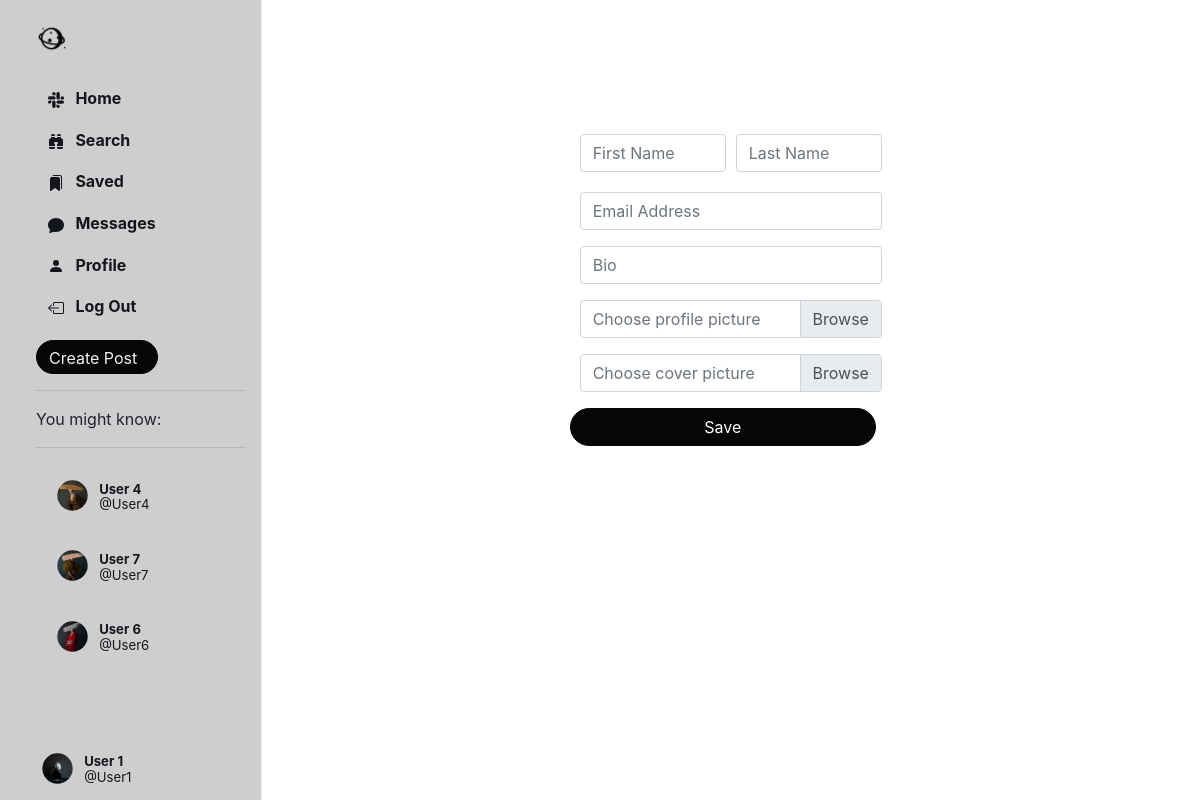
The app's page /edit_profile/ (signed in), older data.
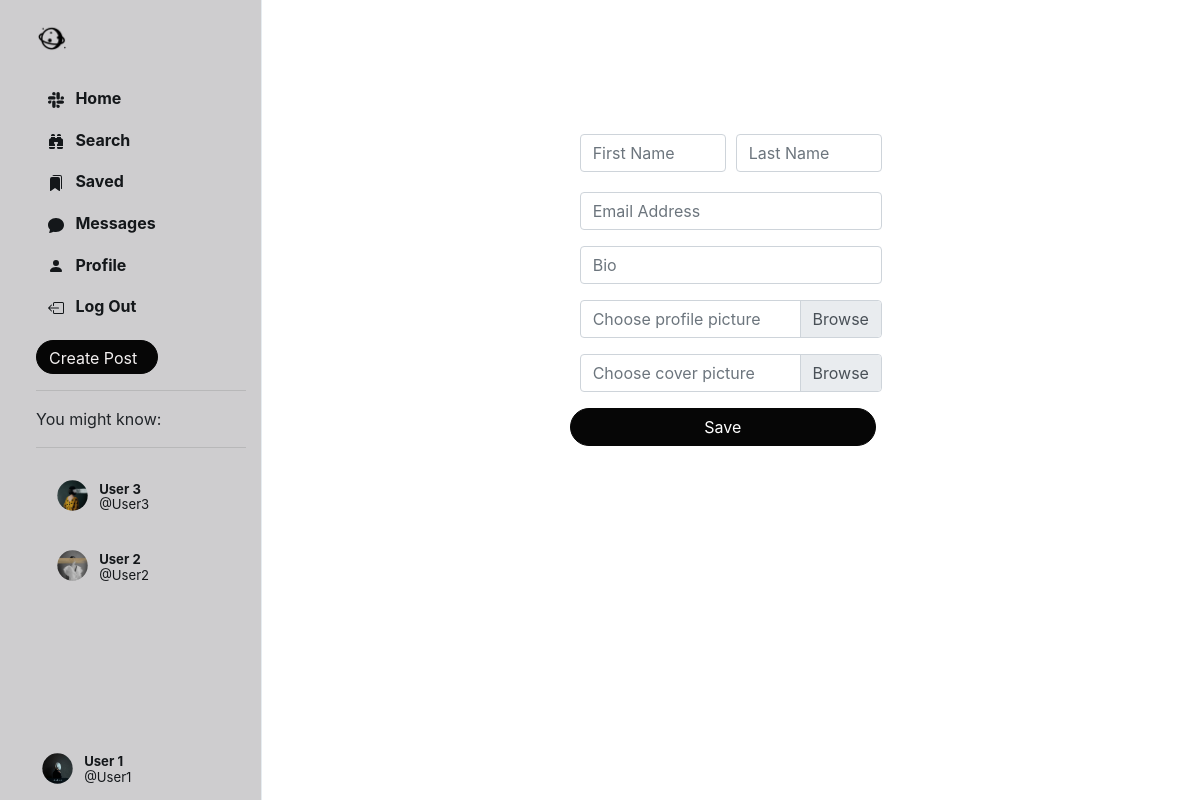
The same page, newer data.
### Network/models.py (models this page shows, shortened)
class User(AbstractUser):
    profile_pic = models.ImageField(upload_to='profile_pic/')
    bio = models.TextField(max_length=160, blank=True, null=True)
    cover = models.ImageField(upload_to='covers/', blank=True)
    follows = models.ManyToManyField("self", related_name="followed_by", symmetrical=False, blank=True)
    def get_suggested_followers(self):
        followed_users = self.follows.all()
        suggested_users = User.objects.exclude(id=self.id).exclude(id__in=followed_users).filter(
            followed_by__in=followed_users)
        suggested_users = suggested_users.annotate(num_my_followers=Count('followed_by__follows')).order_by(
            '-num_my_followers')[:4]
        return suggested_users

### Network/views.py (the view, shortened to what this page needs)
# urls.py: path('edit_profile/', views.edit_profile, name="edit_profile"),
@login_required(login_url='login/')
def edit_profile(request):
    user = User.objects.get(id=request.user.id)
    suggestions = user.get_suggested_followers()
    return render(template_name='edit_profile.html', request=request, context={
        "suggestions": suggestions
    })

### Network/templates/edit_profile.html (shortened to what this page needs)
{% extends 'index.html' %}
{% load static %}
{% block head %}
    <link rel="stylesheet" href="https://stackpath.bootstrapcdn.com/bootstrap/4.4.1/css/bootstrap.min.css"
>
    <link href="{% static 'css/login_style.css' %}" rel="stylesheet">
{% endblock %}
{% block edit_profile %}
    <br>
    <br>
    <br>
    <div class="user-box" style="margin-top: 6vh;">
        <form action="{% url 'edit_profile' %}" method="POST" enctype="multipart/form-data">
            <div class="form-group">
                <div class="form-row align-items-center">
                    <div class="col-sm-6 my-1">
                        <input class="form-control inp fname" type="text" name="firstname"
                               placeholder="First Name"
                               autocomplete="off" autofocus>
                    </div>
                    <div class="col-sm-6 my-1">
                        <input class="form-control inp lname" type="text" name="lastname" placeholder="Last Name"
                               autocomplete="off">
                    </div>
                </div>
            </div>
            <div class="form-group">
                <input class="form-control inp email" type="email" name="email" placeholder="Email Address"
                       autocomplete="off">
            </div>
            <div class="form-group">
                <input class="form-control inp bio" type="text" name="bio" placeholder="Bio"
                       autocomplete="off">
            </div>
            <div class="form-group">
                <div class="custom-file">
                    <label class="custom-file-label" for="profile" id="profile-label"><span
                            style="color: #6c757d;">Choose profile picture</span></label>
                </div>
            </div>
            <div class="form-group">
                <div class="custom-file">
                    <label class="custom-file-label" for="cover" id="cover-label"><span
                            style="color: #6c757d;">Choose cover picture</span></label>
                </div>
            </div>
            <button id="save-btn" class="btn btn-success new-post-btn" type="submit">
                Save
            </button>
        </form>
    </div>
{% endblock %}

### Network/templates/sidenav.html (shortened to what the changed rows need)
{% load static %}
<div class="sidenav">
    <div style="height: 100%;">
        <br>
        <div class="suggestion">
            {% if suggestions.count > 0 %}
                {% for suggestion in suggestions %}
                    <li class="suggestion-item suggestion-user" id="s-box">
                        <a href="{% url 'profile' suggestion.username %}" class="nav-link">
                            <div class="user_account">
                                <div class="small-profilepic"
                                     style="float: left; background-image: url({{ suggestion.profile_pic.url }});"></div>
                                <div style="height: 2.7vw; margin: auto;">
                                    <div style="margin-top: 4px;">
                                        <strong>{{ suggestion.first_name }} {{ suggestion.last_name }}</strong>
                                    </div>
                                    <div class="grey" style="margin-top: 4px;">
                                        @{{ suggestion.username }}</div>
                                </div>
                            </div>
                        </a>
                    </li>
                {% endfor %}
            {% endif %}
        </div>
    </div>
</div>

Row changes from the older to the newer data that the page shows:
no longer on this page (row edited): User: profile_pic (picture), first_name "User", last_name "4", username "User4"
no longer on this page (row unchanged): User: profile_pic (picture), first_name "User", last_name "7", username "User7"
no longer on this page (row unchanged): User: profile_pic (picture), first_name "User", last_name "6", username "User6"
now on this page (row unchanged): User: profile_pic (picture), first_name "User", last_name "3", username "User3"
now on this page (row unchanged): User: profile_pic (picture), first_name "User", last_name "2", username "User2"
